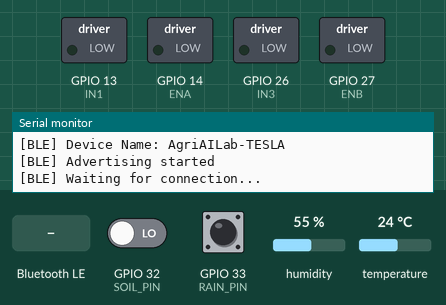
The sketch below on a simulated ESP32. Shown: switched loads named in the sketch (green lamp = pin HIGH), the last lines printed to the serial monitor. Inputs (shaded band) come from the test bench; at power-on: GPIO 32 (SOIL_PIN) LOW, GPIO 33 (RAIN_PIN) HIGH, humidity 55 %, temperature 24 °C. Nothing arrives over Bluetooth unless stated; a phone connects over Bluetooth LE 3 s after start.

Above: at 1.7 s.
1.8 s: Bluetooth LE write "left:1" received
At 2.4 s:
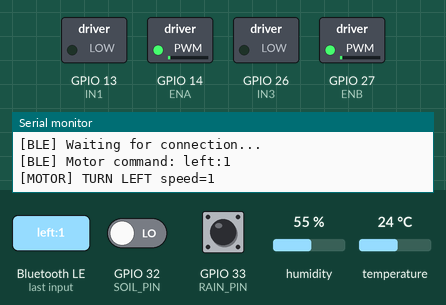
3.3 s: Bluetooth LE write "right:1" received
At 4.5 s:
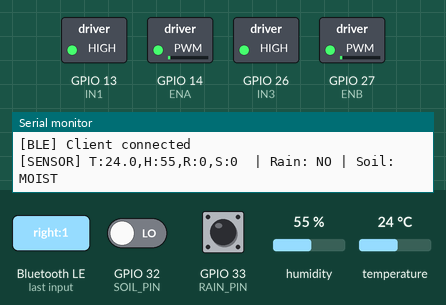
4.8 s: Bluetooth LE write "forward" received
At 5.9 s:
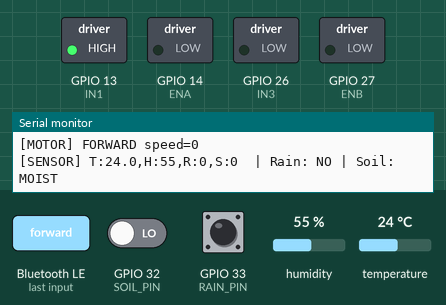
6.3 s: Bluetooth LE write "backward" received
At 7.0 s:
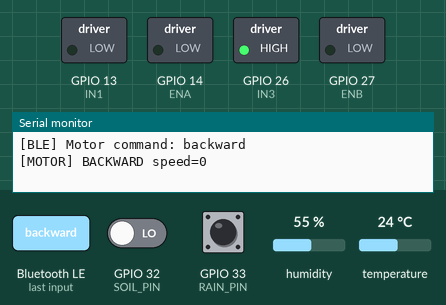
7.8 s: Bluetooth LE write "right" received
At 8.2 s:
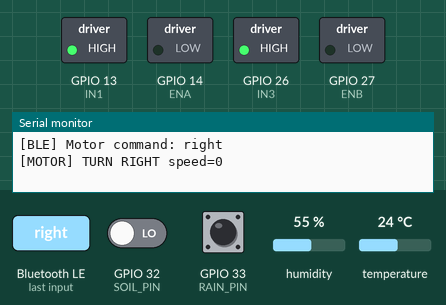
Timing chart, 0 to 10.8 s (numbered marks = the images above; inputs shaded):
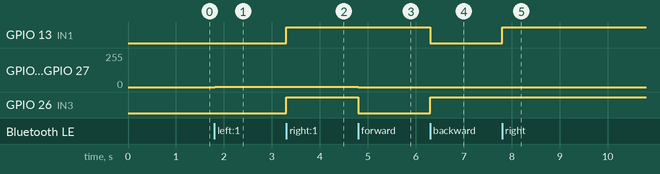

The sketch:

V1.ino
```cpp
/*
 * ═══════════════════════════════════════════════════════════════════
 *   AgriAI Lab — ESP32 BLE Firmware
 *   CognoSpace Experiential Learning
 *
 *   Sensors:
 *     - DHT11  → Temperature & Humidity  (pin 25)
 *     - Rain   → Digital (LOW = rain)    (pin 33)
 *     - Soil   → Digital (HIGH = dry)    (pin 32)
 *
 *   Motor Driver L298N:
 *     - IN1 → 13
 *     - IN3 → 26
 *     - ENA → 14
 *     - ENB → 27
 *
 *   BLE Device Name:
 *     AgriAILab-TESLA
 *
 *   BLE Service UUID:
 *     12345678-1234-1234-1234-123456789abc
 *
 *   Sensor Characteristic:
 *     12345678-1234-1234-1234-123456789012
 *
 *     Sends:
 *     T:xx.x,H:xx,R:x,S:x
 *
 *   Motor Characteristic:
 *     12345678-1234-1234-1234-123456789013
 *
 *     Receives:
 *     forward:200
 *     backward:200
 *     left:180
 *     right:180
 *     stop:0
 * ═══════════════════════════════════════════════════════════════════
 */

#include <Arduino.h>
#include <BLEDevice.h>
#include <BLEServer.h>
#include <BLEUtils.h>
#include <BLE2902.h>
#include <DHT.h>

// ═══════════════════════════════════════════════════════════════════
// PIN DEFINITIONS
// ═══════════════════════════════════════════════════════════════════

#define DHT_PIN   15
#define DHT_TYPE  DHT11

#define RAIN_PIN  33
#define SOIL_PIN  32

// L298N
#define IN1  13
#define IN3  26
#define ENA  14
#define ENB  27

// PWM
#define PWM_FREQ  5000
#define PWM_RES   8


// ═══════════════════════════════════════════════════════════════════
// BLE UUIDs
// ═══════════════════════════════════════════════════════════════════

#define SERVICE_UUID \
"12345678-1234-1234-1234-123456789abc"

#define SENSOR_UUID \
"12345678-1234-1234-1234-123456789012"

#define MOTOR_UUID \
"12345678-1234-1234-1234-123456789013"


// ═══════════════════════════════════════════════════════════════════
// GLOBAL VARIABLES
// ═══════════════════════════════════════════════════════════════════

DHT dht(DHT_PIN, DHT_TYPE);

BLEServer* pServer = nullptr;

BLECharacteristic* pSensorChr = nullptr;

BLECharacteristic* pMotorChr = nullptr;

bool deviceConnected = false;

unsigned long lastSend = 0;


// ═══════════════════════════════════════════════════════════════════
// MOTOR FUNCTIONS
// ═══════════════════════════════════════════════════════════════════

void stopMotors() {

  ledcWrite(ENA, 0);
  ledcWrite(ENB, 0);

  digitalWrite(IN1, LOW);
  digitalWrite(IN3, LOW);

  Serial.println("[MOTOR] STOP");
}


void moveForward(int spd) {

  spd = constrain(spd, 0, 255);

  digitalWrite(IN1, HIGH);
  digitalWrite(IN3, LOW);

  ledcWrite(ENA, spd);
  ledcWrite(ENB, spd);

  Serial.printf("[MOTOR] FORWARD speed=%d\n", spd);
}


void moveBackward(int spd) {

  spd = constrain(spd, 0, 255);

  digitalWrite(IN1, LOW);
  digitalWrite(IN3, HIGH);

  ledcWrite(ENA, spd);
  ledcWrite(ENB, spd);

  Serial.printf("[MOTOR] BACKWARD speed=%d\n", spd);
}


void turnLeft(int spd) {

  spd = constrain(spd, 0, 255);

  digitalWrite(IN1, LOW);
  digitalWrite(IN3, LOW);

  ledcWrite(ENA, spd);
  ledcWrite(ENB, spd);

  Serial.printf("[MOTOR] TURN LEFT speed=%d\n", spd);
}


void turnRight(int spd) {

  spd = constrain(spd, 0, 255);

  digitalWrite(IN1, HIGH);
  digitalWrite(IN3, HIGH);

  ledcWrite(ENA, spd);
  ledcWrite(ENB, spd);

  Serial.printf("[MOTOR] TURN RIGHT speed=%d\n", spd);
}


// ═══════════════════════════════════════════════════════════════════
// BLE SERVER CALLBACKS
// ═══════════════════════════════════════════════════════════════════

class ServerCB : public BLEServerCallbacks {

  void onConnect(BLEServer* s) override {

    deviceConnected = true;

    Serial.println("[BLE] Client connected");
  }


  void onDisconnect(BLEServer* s) override {

    deviceConnected = false;

    stopMotors();

    Serial.println("[BLE] Client disconnected");

    delay(500);

    s->startAdvertising();

    Serial.println("[BLE] Advertising restarted");
  }
};


// ═══════════════════════════════════════════════════════════════════
// MOTOR BLE CALLBACK
// ═══════════════════════════════════════════════════════════════════

class MotorCB : public BLECharacteristicCallbacks {

  void onWrite(BLECharacteristic* chr) override {

    String val = chr->getValue().c_str();

    val.trim();

    Serial.print("[BLE] Motor command: ");
    Serial.println(val);


    int colonIdx = val.indexOf(':');


    String cmd;

    int spd = 0;


    if (colonIdx >= 0) {

      cmd = val.substring(0, colonIdx);

      spd = val.substring(colonIdx + 1).toInt();

    } else {

      cmd = val;

    }


    spd = constrain(spd, 0, 255);

    cmd.toLowerCase();


    if (cmd == "forward") {

      moveForward(spd);

    }

    else if (cmd == "backward") {

      moveBackward(spd);

    }

    else if (cmd == "left") {

      turnLeft(spd);

    }

    else if (cmd == "right") {

      turnRight(spd);

    }

    else if (cmd == "stop") {

      stopMotors();

    }

    else {

      Serial.println("[BLE] Unknown motor command");

      stopMotors();

    }
  }
};


// ═══════════════════════════════════════════════════════════════════
// SETUP
// ═══════════════════════════════════════════════════════════════════

void setup() {

  Serial.begin(115200);

  delay(500);

  Serial.println();
  Serial.println("=================================");
  Serial.println("      AgriAI Lab ESP32");
  Serial.println("=================================");


  // ═══════════════════════════════════════════════════════════════
  // SENSORS
  // ═══════════════════════════════════════════════════════════════

  dht.begin();

  pinMode(RAIN_PIN, INPUT);

  pinMode(SOIL_PIN, INPUT);


  // ═══════════════════════════════════════════════════════════════
  // MOTOR
  // ═══════════════════════════════════════════════════════════════

  pinMode(IN1, OUTPUT);

  pinMode(IN3, OUTPUT);


  // ESP32 Arduino Core 3.x PWM API
  ledcAttach(ENA, PWM_FREQ, PWM_RES);

  ledcAttach(ENB, PWM_FREQ, PWM_RES);


  stopMotors();


  // ═══════════════════════════════════════════════════════════════
  // BLE
  // ═══════════════════════════════════════════════════════════════

  BLEDevice::init("AgriAILab-TESLA");


  pServer = BLEDevice::createServer();

  pServer->setCallbacks(new ServerCB());


  BLEService* pService =
      pServer->createService(SERVICE_UUID);


  // ═══════════════════════════════════════════════════════════════
  // SENSOR CHARACTERISTIC
  // ═══════════════════════════════════════════════════════════════

  pSensorChr =
      pService->createCharacteristic(

        SENSOR_UUID,

        BLECharacteristic::PROPERTY_READ |
        BLECharacteristic::PROPERTY_NOTIFY

      );


  pSensorChr->addDescriptor(
      new BLE2902()
  );


  // ═══════════════════════════════════════════════════════════════
  // MOTOR CHARACTERISTIC
  // ═══════════════════════════════════════════════════════════════

  pMotorChr =
      pService->createCharacteristic(

        MOTOR_UUID,

        BLECharacteristic::PROPERTY_WRITE |
        BLECharacteristic::PROPERTY_WRITE_NR

      );


  pMotorChr->setCallbacks(
      new MotorCB()
  );


  // ═══════════════════════════════════════════════════════════════
  // START BLE
  // ═══════════════════════════════════════════════════════════════

  pService->start();


  BLEAdvertising* pAdv =
      BLEDevice::getAdvertising();


  pAdv->addServiceUUID(SERVICE_UUID);

  pAdv->setScanResponse(true);

  pAdv->setMinPreferred(0x06);


  BLEDevice::startAdvertising();


  Serial.println();
  Serial.println("[BLE] Device Name: AgriAILab-TESLA");
  Serial.println("[BLE] Advertising started");
  Serial.println("[BLE] Waiting for connection...");
  Serial.println();
}


// ═══════════════════════════════════════════════════════════════════
// LOOP
// ═══════════════════════════════════════════════════════════════════

void loop() {

  // Do absolutely nothing if ESP32 is not connected
  if (!deviceConnected) {

    return;
  }


  unsigned long now = millis();


  // Send sensor data every 2 seconds

  if (now - lastSend < 2000) {

    return;
  }


  lastSend = now;


  // ═══════════════════════════════════════════════════════════════
  // READ DHT11
  // ═══════════════════════════════════════════════════════════════

  float temp = dht.readTemperature();

  float hum = dht.readHumidity();


  // If DHT11 fails, do NOT send fake data

  if (isnan(temp) || isnan(hum)) {

    Serial.println(
      "[DHT] Read failed - no sensor data sent"
    );

    return;
  }


  // ═══════════════════════════════════════════════════════════════
  // READ RAIN
  // LOW = RAIN
  // ═══════════════════════════════════════════════════════════════

  int rain =
      digitalRead(RAIN_PIN) == LOW ? 1 : 0;


  // ═══════════════════════════════════════════════════════════════
  // READ SOIL
  // HIGH = DRY
  // ═══════════════════════════════════════════════════════════════

  int soil =
      digitalRead(SOIL_PIN) == HIGH ? 1 : 0;


  // ═══════════════════════════════════════════════════════════════
  // CREATE SENSOR PACKET
  // ═══════════════════════════════════════════════════════════════

  char buf[48];


  snprintf(

    buf,

    sizeof(buf),

    "T:%.1f,H:%d,R:%d,S:%d",

    temp,

    (int)hum,

    rain,

    soil

  );


  // ═══════════════════════════════════════════════════════════════
  // SEND BLE NOTIFICATION
  // ═══════════════════════════════════════════════════════════════

  pSensorChr->setValue(buf);

  pSensorChr->notify();


  // ═══════════════════════════════════════════════════════════════
  // SERIAL MONITOR
  // ═══════════════════════════════════════════════════════════════

  Serial.printf(

    "[SENSOR] %s  | Rain: %s | Soil: %s\n",

    buf,

    rain ? "YES" : "NO",

    soil ? "DRY" : "MOIST"

  );
}
```

Measured:
- after the input at 1.8 s, GPIO 14 (ENA), GPIO 27 (ENB): 0/255 → 1/255 at once
- after the input at 3.3 s, GPIO 13 (IN1), GPIO 26 (IN3): LOW → HIGH at once
- after the input at 4.8 s, GPIO 14 (ENA), GPIO 27 (ENB): 1/255 → 0/255 at once; GPIO 26 (IN3): HIGH → LOW at once
- after the input at 6.3 s, GPIO 13 (IN1): HIGH → LOW at once; GPIO 26 (IN3): LOW → HIGH at once
- after the input at 7.8 s, GPIO 13 (IN1): LOW → HIGH at once
